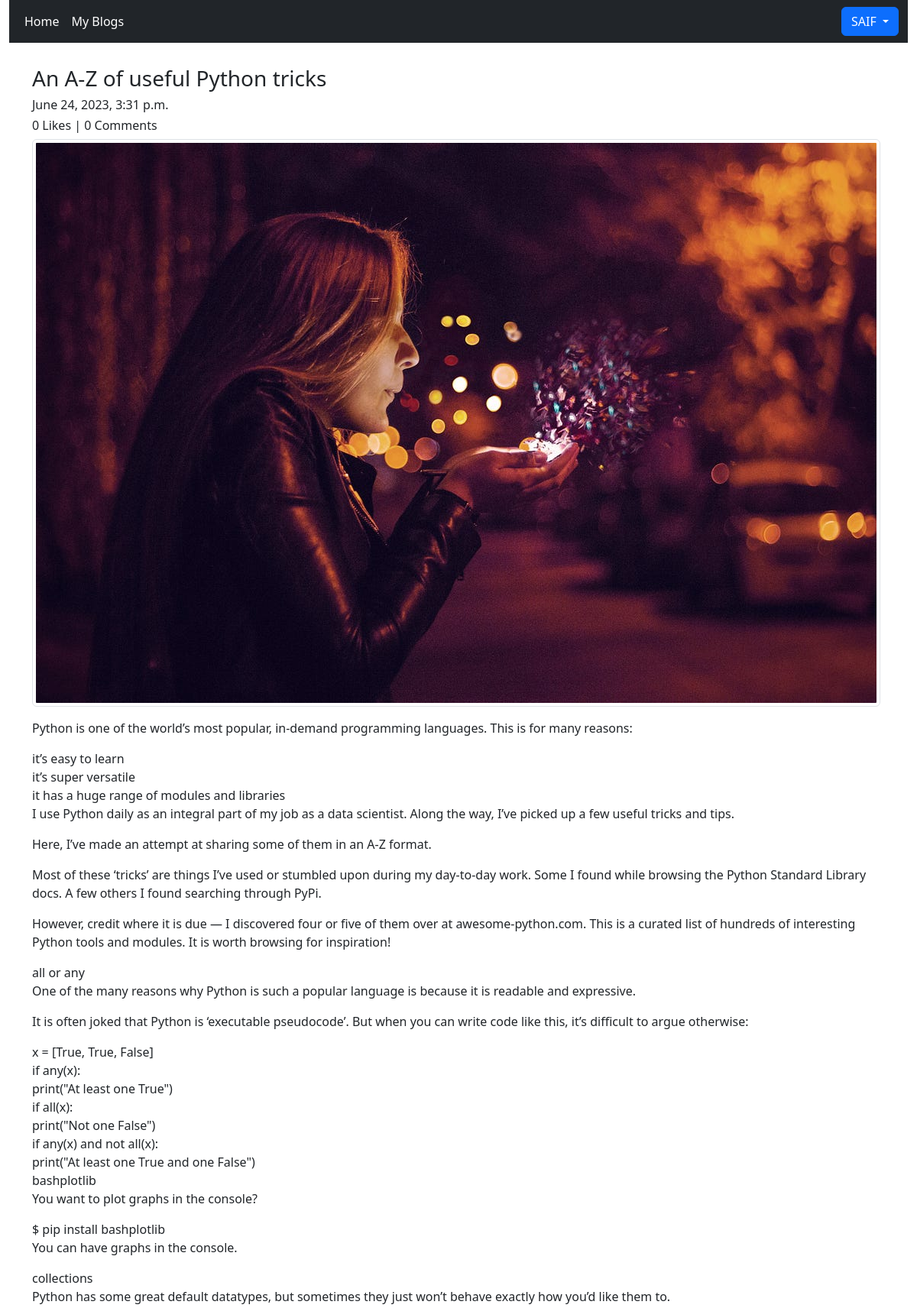
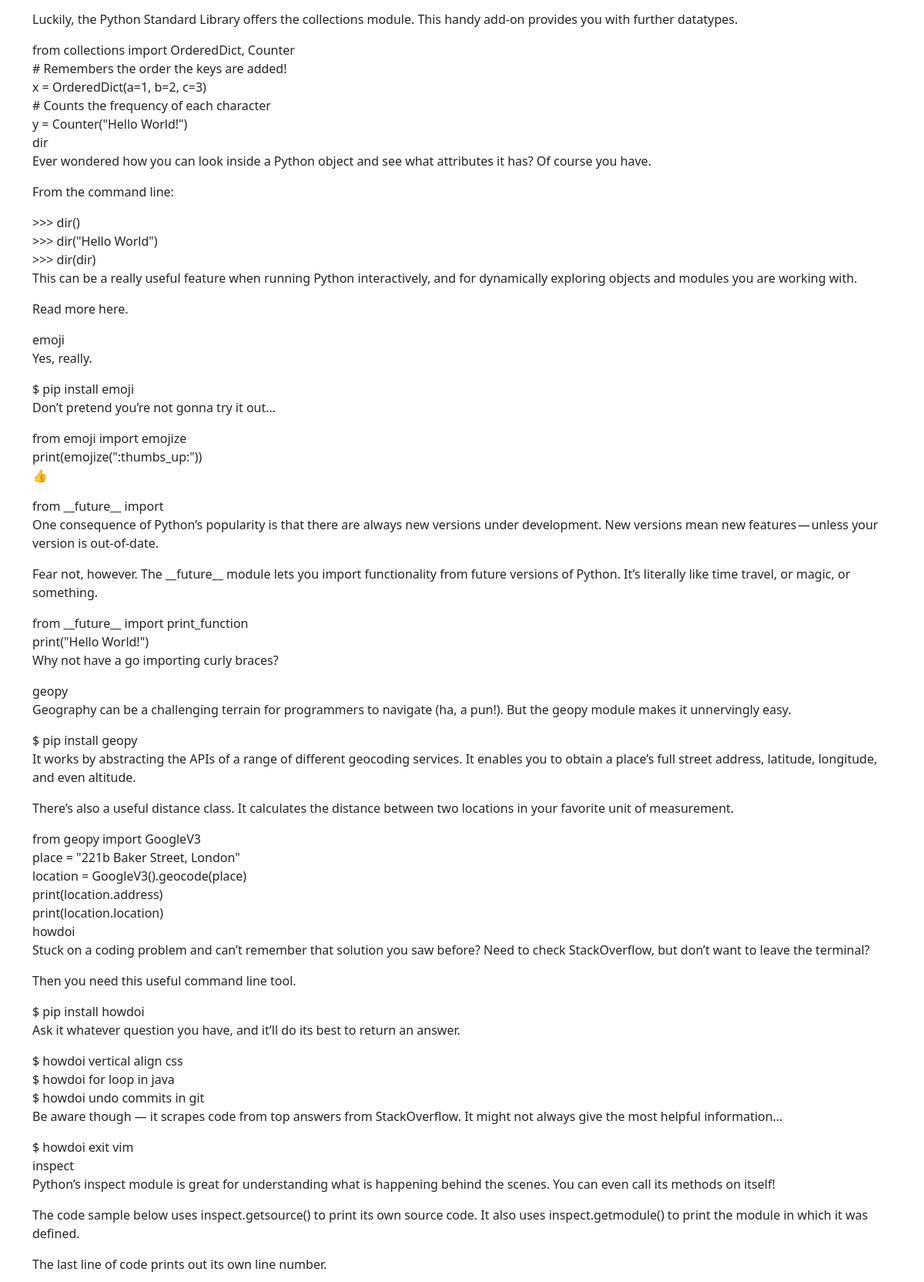
Screenshot of /blog/details/An-A-Z-of-useful-Python-tricks-9fe60c95-47fc-4fbe-a9b1-fb7f499f279c (signed in, upper part) with the database file from the repository (2 pictures, top to bottom).
### Blog/models.py (models this page shows, shortened)
class Blog(models.Model):
    author = models.ForeignKey(User, on_delete=models.CASCADE, related_name='post_author')
    blog_title = models.CharField(max_length=264,verbose_name='Enter a Title')
    slug = models.SlugField(max_length=264, unique=True)
    blog_contain = models.TextField(verbose_name='What is on your mind?')
    blog_image = models.ImageField(upload_to='blog_images',verbose_name='Image')
    publish_date = models.DateTimeField(auto_now_add=True)
    update_date = models.DateTimeField(auto_now=True)
    class Meta:
        ordering = ('-publish_date',)

### Blog/views.py (the view, shortened to what this page needs)
# urls.py: path('details/<slug>', views.blog_details, name='blog_details'),
@login_required
def blog_details(request, slug):
    blog = Blog.objects.get(slug=slug)
    comment_form = CommentForm()
    already_liked = Likes.objects.filter(blog=blog, user=request.user)
    if already_liked:
        liked = True
    else:
        liked =False
    return render(request, 'Blog/blog_details.html', context={'blog':blog,'comment_form':comment_form,'liked':liked})

### templates/Blog/blog_details.html (shortened to what this page needs)
{% extends 'layout.html' %}
{% block contant %}
<h3>{{blog.blog_title}}</h3>
<h6>{{blog.publish_date}}</h6>
<h6>{{blog.liked_blog.count}} Likes | {{blog.blog_comment.count}} Comments</h6>
<div class="row">
    <div class="col-md-12">
        <img src="/media/{{blog.blog_image}}" alt="{{blog.blog_image}}"  class="img-thumbnail text-center" />
        <p>{{blog.blog_contain| linebreaks}}</p>
    </div>
</div>
{% endblock  %}

### templates/layout.html (shortened to what this page needs)
<!DOCTYPE html>
<html lang="en">
<head>
    <link href="https://cdn.jsdelivr.net/npm/bootstrap@5.2.3/dist/css/bootstrap.min.css" rel="stylesheet">
    <link rel="stylesheet" href="https://cdnjs.cloudflare.com/ajax/libs/font-awesome/6.4.0/css/all.min.css" />
</head>
<body>
    <div class="container-fluid">
        <nav class="navbar navbar-expand-sm bg-dark navbar-dark">
            <div class="container-fluid">
              <ul class="navbar-nav">
                <li class="nav-item">
                  <a class="nav-link active" href="{% url 'index' %}">Home</a>
                </li>
                {% if not user.is_authenticated %}
               <li class="nav-item">
                  <a class="nav-link" href="{% url 'App_Login:sign_up' %}">Sign Up</a>
                </li>
               <li class="nav-item">
                  <a class="nav-link" href="{% url 'App_Login:login_page' %}">Login</a>
                </li>
                {% else %}
                <li class="nav-item">
                  <a class="nav-link active" href="{% url 'Blog:my_blogs' %}">My Blogs</a>
                </li>
              </ul>
              <div class="dropdown">
                <button type="button" class="btn btn-primary dropdown-toggle" data-bs-toggle="dropdown">
                  {{user.username | upper}}
                </button>
              </div>
              {% endif %}
          </nav>
      <div class="container" style="margin-top:30px">
        {% block contant %}
        {% endblock %}
      </div>
    </div>
</body>
</html>

### rows the page displays
Blog: blog_title "An A-Z of useful Python tricks", publish_date "June 24, 2023, 3:31 p.m.", liked_blog.count "0", blog_comment.count "0", blog_image (picture), blog_contain "Python is one of the world’s most popular, in-demand programming languages. This is for many reasons: it’s easy to learn it’s super versatile it has a huge range of modules and libraries I use Python daily as an integral part of my job as a data scientist. Along the way, I’ve picked up a few useful tricks and tips. Here, I’ve made an attempt at sharing some of them in an A-Z format. Most of these ‘tricks’ are things I’ve used or stumbled upon during my day-to-day work. Some I found while browsing the Python Standard Library docs. A few others I found searching through PyPi. However, credit where it is due — I discovered four or five of them over at awesome-python.com. This is a curated list…"

### other values shown
{{ user.username | upper }} "SAIF"
